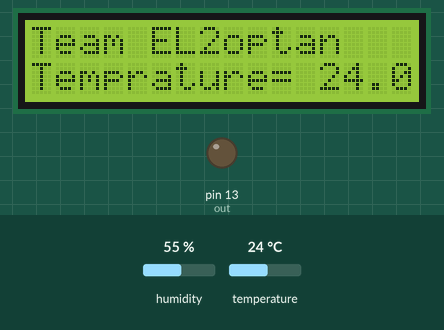
The sketch below on a simulated Arduino Uno, built with avr-gcc and run on an emulated ATmega328P. On the bench: 16×2 character LCD, output pins drawn as LEDs (lit = HIGH). Inputs (shaded band) come from the test bench; at power-on: temperature 24 °C, humidity 55 %.

Above: at 1.7 s.
1.8 s: temperature set to 26 °C
At 3.1 s:
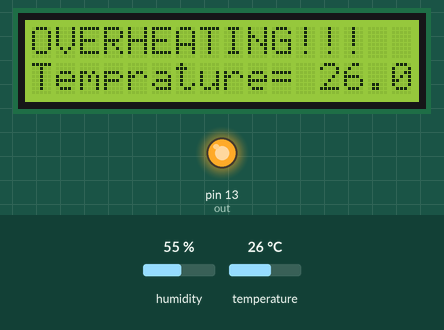
7.8 s: temperature set to 12 °C
At 9.8 s:
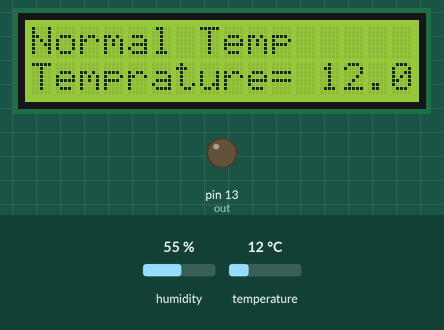
13.8 s: temperature set to 21 °C
At 15.3 s:
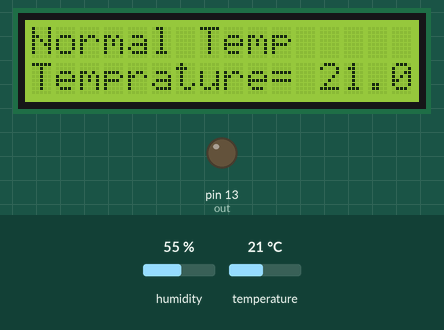
18.3 s: temperature set to 24 °C
At 19.2 s:
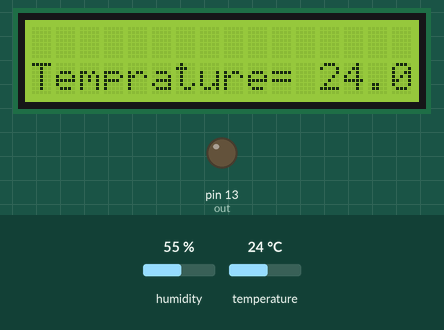
Timing chart, 0 to 21.3 s (numbered marks = the images above; inputs shaded):
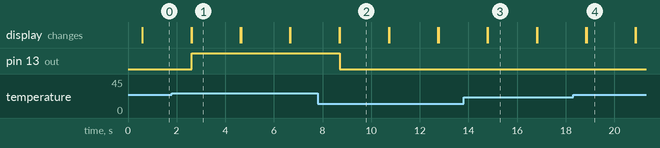

Measured:
- the behaviour switches between 24 and 25 °C on temperature (found by bisection; images 0 and 1)
- the behaviour switches between 22 and 23 °C on temperature (found by bisection; images 3 and 4)
- after the input at 1.8 s, pin 13 (out): LOW → HIGH after 0.82 s; the display: first differs from a run without the input after 0.82 s (image 1)
- after the input at 7.8 s, pin 13 (out): HIGH → LOW after 0.91 s; the display: first differs from a run without the input after 0.91 s (image 2)
- after the input at 13.8 s, the display: first differs from a run without the input after 1.0 s (image 3)
- after the input at 18.3 s, the display: first differs from a run without the input after 0.56 s (image 4)
- what the display in image 1 shows lasts 2.0 s, from 2.6 s to 4.6 s

The sketch:

Code_3.ino
```cpp
#include <LiquidCrystal.h>
#include "DHT.h"
#define DHTTYPE DHT11
#define DHTPIN A0
#define out 13
LiquidCrystal lcd(12,11,5,4,3,2);
DHT dht(DHTPIN, DHTTYPE);
void setup() {
dht.begin();
pinMode(out,OUTPUT);
lcd.begin(16,2);
lcd.print("Team EL2optan");
delay(500);
}

void loop() {
float cel = dht.readTemperature();
lcd.setCursor(0, 1);
lcd.print("Temprature= ");
lcd.print(cel);
if(cel>=25){
digitalWrite(out,HIGH);
lcd.setCursor(0, 0);
lcd.print("OVERHEATING!!!");
}else if(cel<=22){
digitalWrite(out,LOW);
lcd.setCursor(0, 0);
lcd.print("Normal Temp");
}
delay(2000);
lcd.clear();
}
```
